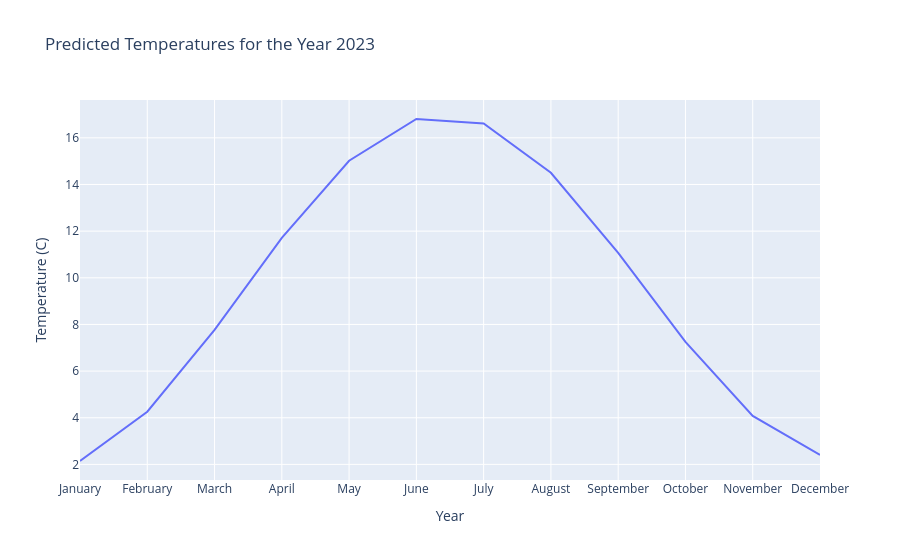

Write notebook code for a chart like this one.
### Code cell
# plotting the predicted values for the nth year

trace = go.Scatter(
    x = ["January", "February", "March", "April", "May", "June", "July", "August", "September", "October", "November", "December"],
    y = out_of_sample_forecast[-12:],
    mode = 'lines',
    name = 'Average Temperature'
)

layout = go.Layout(
    title='Predicted Temperatures for the Year %d' % (2013+num_years),
    xaxis=dict(
        title='Year',
    ),
    yaxis=dict(
        title='Temperature (C)',
    )
)
data = [trace]

fig = go.Figure(data=data, layout=layout)
iplot(fig)

### Figure 1 — Plotly figure (JSON) as saved in the notebook; plotly's stock layout.template omitted (floating-point values rounded to 4 significant figures)
{"data": [{"mode": "lines", "name": "Average Temperature", "type": "scatter", "x": ["January", "February", "March", "April", "May", "June", "July", "August", "September", "October", "November", "December"], "y": [2.146, 4.258, 7.766, 11.71, 15.02, 16.81, 16.61, 14.5, 11.07, 7.25, 4.079, 2.405]}], "layout": {"autosize": true, "title": {"text": "Predicted Temperatures for the Year 2023"}, "xaxis": {"autorange": true, "range": [0, 11], "title": {"text": "Year"}, "type": "category"}, "yaxis": {"autorange": true, "range": [1.331, 17.62], "title": {"text": "Temperature (C)"}, "type": "linear"}}}
